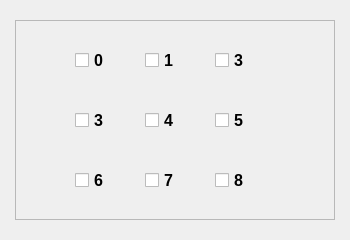
<?xml version="1.0" encoding="UTF-8"?>
<ui version="4.0">
 <class>Form</class>
 <widget class="QWidget" name="Form">
  <property name="geometry">
   <rect>
    <x>0</x>
    <y>0</y>
    <width>350</width>
    <height>240</height>
   </rect>
  </property>
  <property name="windowTitle">
   <string>Form</string>
  </property>
  <widget class="QFrame" name="frame">
   <property name="geometry">
    <rect>
     <x>15</x>
     <y>20</y>
     <width>320</width>
     <height>200</height>
    </rect>
   </property>
   <property name="font">
    <font>
     <family>Arial</family>
    </font>
   </property>
   <property name="frameShape">
    <enum>QFrame::StyledPanel</enum>
   </property>
   <property name="frameShadow">
    <enum>QFrame::Raised</enum>
   </property>
   <widget class="QCheckBox" name="SDD_ch5">
    <property name="geometry">
     <rect>
      <x>200</x>
      <y>90</y>
      <width>41</width>
      <height>20</height>
     </rect>
    </property>
    <property name="font">
     <font>
      <family>Arial</family>
      <pointsize>12</pointsize>
      <weight>75</weight>
      <bold>true</bold>
     </font>
    </property>
    <property name="text">
     <string>5</string>
    </property>
   </widget>
   <widget class="QCheckBox" name="SDD_ch6">
    <property name="geometry">
     <rect>
      <x>60</x>
      <y>150</y>
      <width>41</width>
      <height>20</height>
     </rect>
    </property>
    <property name="font">
     <font>
      <family>Arial</family>
      <pointsize>12</pointsize>
      <weight>75</weight>
      <bold>true</bold>
     </font>
    </property>
    <property name="text">
     <string>6</string>
    </property>
   </widget>
   <widget class="QCheckBox" name="SDD_ch7">
    <property name="geometry">
     <rect>
      <x>130</x>
      <y>150</y>
      <width>41</width>
      <height>20</height>
     </rect>
    </property>
    <property name="font">
     <font>
      <family>Arial</family>
      <pointsize>12</pointsize>
      <weight>75</weight>
      <bold>true</bold>
     </font>
    </property>
    <property name="text">
     <string>7</string>
    </property>
   </widget>
   <widget class="QCheckBox" name="SDD_ch4">
    <property name="geometry">
     <rect>
      <x>130</x>
      <y>90</y>
      <width>41</width>
      <height>20</height>
     </rect>
    </property>
    <property name="font">
     <font>
      <family>Arial</family>
      <pointsize>12</pointsize>
      <weight>75</weight>
      <bold>true</bold>
     </font>
    </property>
    <property name="text">
     <string>4</string>
    </property>
   </widget>
   <widget class="QCheckBox" name="SDD_ch1">
    <property name="geometry">
     <rect>
      <x>130</x>
      <y>30</y>
      <width>41</width>
      <height>20</height>
     </rect>
    </property>
    <property name="font">
     <font>
      <family>Arial</family>
      <pointsize>12</pointsize>
      <weight>75</weight>
      <bold>true</bold>
     </font>
    </property>
    <property name="text">
     <string>1</string>
    </property>
   </widget>
   <widget class="QCheckBox" name="SDD_ch0">
    <property name="geometry">
     <rect>
      <x>60</x>
      <y>30</y>
      <width>41</width>
      <height>20</height>
     </rect>
    </property>
    <property name="font">
     <font>
      <family>Arial</family>
      <pointsize>12</pointsize>
      <weight>75</weight>
      <bold>true</bold>
     </font>
    </property>
    <property name="text">
     <string>0</string>
    </property>
   </widget>
   <widget class="QCheckBox" name="SDD_ch2">
    <property name="geometry">
     <rect>
      <x>200</x>
      <y>30</y>
      <width>41</width>
      <height>20</height>
     </rect>
    </property>
    <property name="font">
     <font>
      <family>Arial</family>
      <pointsize>12</pointsize>
      <weight>75</weight>
      <bold>true</bold>
     </font>
    </property>
    <property name="text">
     <string>3</string>
    </property>
   </widget>
   <widget class="QCheckBox" name="SDD_ch3">
    <property name="geometry">
     <rect>
      <x>60</x>
      <y>90</y>
      <width>41</width>
      <height>20</height>
     </rect>
    </property>
    <property name="font">
     <font>
      <family>Arial</family>
      <pointsize>12</pointsize>
      <weight>75</weight>
      <bold>true</bold>
     </font>
    </property>
    <property name="text">
     <string>3</string>
    </property>
   </widget>
   <widget class="QCheckBox" name="SDD_ch8">
    <property name="geometry">
     <rect>
      <x>200</x>
      <y>150</y>
      <width>41</width>
      <height>20</height>
     </rect>
    </property>
    <property name="font">
     <font>
      <family>Arial</family>
      <pointsize>12</pointsize>
      <weight>75</weight>
      <bold>true</bold>
     </font>
    </property>
    <property name="text">
     <string>8</string>
    </property>
   </widget>
  </widget>
 </widget>
 <resources/>
 <connections/>
</ui>
